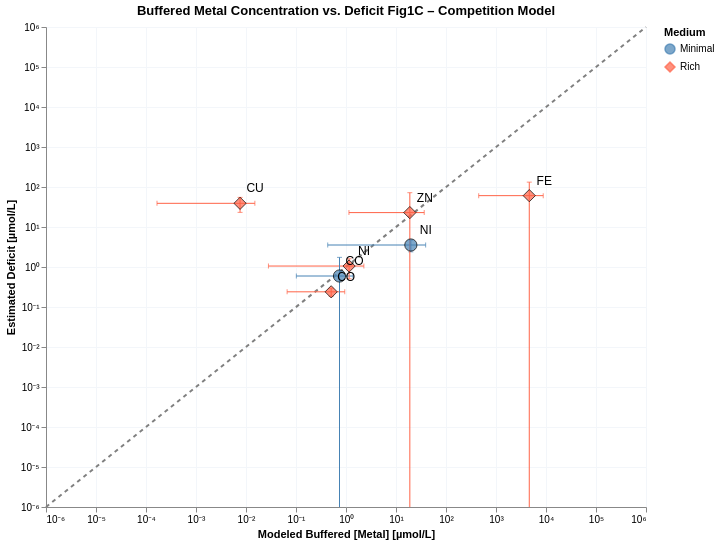

The notebook cell saved with this chart:
### Markdown cell above
### Plot 1 – Competition model: estimated buffered [Metal] vs. Estimated deficit

### Code cell
import polars as pl
import altair as alt

plot_df_comp = build_plot_df(
    est_competition_minimal_lb, est_competition_minimal_ub,
    est_competition_rich_lb,    est_competition_rich_ub,
    deficit_minimal, deficit_rich,
)

df = pl.from_pandas(plot_df_comp).with_columns([
    (pl.col("est_buf_center_M") * 1e6).alias("x_uM"),
    (pl.col("est_buf_lb_M")     * 1e6).alias("x_lb_uM"),
    (pl.col("est_buf_ub_M")     * 1e6).alias("x_ub_uM"),
    (pl.col("deficit_M")        * 1e6).alias("y_uM"),
    (pl.col("deficit_M_err")    * 1e6).alias("y_err_uM"),
])

DOMAIN_MIN = 1e-7   # just below your domain floor of 1e-6

# ── Log-axis label expression (10^n with Unicode superscripts) ────────────────
_log_label_unicode = (
    "datum.value > 0 ? '10' + "
    "replace(replace(replace(replace(replace(replace("
    "replace(replace(replace(replace(replace('' + "
    "round(log(datum.value)/LN10), '-','⁻'),'0','⁰'),'1','¹'),'2','²')"
    ",'3','³'),'4','⁴'),'5','⁵'),'6','⁶'),'7','⁷'),'8','⁸'),'9','⁹') : '0'"
)

df = df.with_columns([
    pl.max_horizontal(
        pl.col("y_uM") - pl.col("y_err_uM"),
        pl.lit(DOMAIN_MIN)
    ).alias("y_lo_uM"),
    (pl.col("y_uM") + pl.col("y_err_uM")).alias("y_hi_uM"),
])

base = alt.Chart(df).encode(
)
x_scale = alt.Scale(type="log", domain=[1e-6, 1e6])
y_scale = alt.Scale(type="log", domain=[1e-6, 1e6])

_ax_x = alt.Axis(labelExpr=_log_label_unicode, title="Modeled Buffered [Metal] [µmol/L]")
_ax_y = alt.Axis(labelExpr=_log_label_unicode, title="Estimated Deficit [µmol/L]")

ref_df = pl.DataFrame({"v": [1e-6, 1e6]})  # for reference line y=x

ref_line = alt.Chart(ref_df).mark_line(strokeDash=[4,4], color="gray").encode(
    x=alt.X("v:Q", scale=x_scale, axis=_ax_x),
    y=alt.Y("v:Q", scale=y_scale, axis=_ax_y),
)
x_bars = base.mark_errorbar(ticks=True).encode(
    x=alt.X("x_lb_uM:Q", scale=x_scale, title=""),
    x2="x_ub_uM:Q",
    y=alt.Y("y_uM:Q", scale=y_scale),
    color="Medium:N",
)
y_bars = base.mark_errorbar(ticks=True, clip=True).encode(
    x=alt.X("x_uM:Q"),
    y=alt.Y("y_lo_uM:Q",  scale=y_scale, title=""),   # explicit log scale + clamped lower
    y2=alt.Y2("y_hi_uM:Q"),
    color="Medium:N",
)
points = base.mark_point(filled=True, size=150, stroke='black', strokeWidth=1).encode(
    x=alt.X("x_uM:Q", scale=x_scale, axis=_ax_x),
    y=alt.Y("y_uM:Q", scale=y_scale, axis=_ax_y),
    color=alt.Color("Medium:N",
        scale=alt.Scale(domain=["Minimal","Rich"], range=["steelblue","tomato"])),
    shape=alt.Shape("Medium:N",
        scale=alt.Scale(domain=["Minimal","Rich"], range=["circle","diamond"])),
)
# 5. Text labels
labels = base.mark_text(dx=15, dy=-15, fontSize=12).encode(
    x=alt.X("x_uM:Q", scale=alt.Scale(type="log")),
    y=alt.Y("y_uM:Q", scale=alt.Scale(type="log")),
    text="Element:N",
)
chart = (ref_line + x_bars + y_bars + points + labels).properties(
    width=600, height=480,
    title="Buffered Metal Concentration vs. Deficit Fig1C – Competition Model"
).configure_axis(gridColor='#f3f6fa')
# chart.save('notebooks/cofactors/buffer_figures/buffered_metal_vs_deficit_competition.svg')
chart

### Figure 1 — Vega-Lite specification as saved in the notebook (floating-point values rounded to 4 significant figures)
{"config": {"view": {"continuousWidth": 300, "continuousHeight": 300}, "axis": {"gridColor": "#f3f6fa"}}, "layer": [{"data": {"name": "data-1c3ca3cce69c13645fce19fabe446275"}, "mark": {"type": "line", "color": "gray", "strokeDash": [4, 4]}, "encoding": {"x": {"axis": {"labelExpr": "datum.value > 0 ? '10' + replace(replace(replace(replace(replace(replace(replace(replace(replace(replace(replace('' + round(log(datum.value)/LN10), '-','⁻'),'0','⁰'),'1','¹'),'2','²'),'3','³'),'4','⁴'),'5','⁵'),'6','⁶'),'7','⁷'),'8','⁸'),'9','⁹') : '0'", "title": "Modeled Buffered [Metal] [µmol/L]"}, "field": "v", "scale": {"domain": [1e-06, 1000000.0], "type": "log"}, "type": "quantitative"}, "y": {"axis": {"labelExpr": "datum.value > 0 ? '10' + replace(replace(replace(replace(replace(replace(replace(replace(replace(replace(replace('' + round(log(datum.value)/LN10), '-','⁻'),'0','⁰'),'1','¹'),'2','²'),'3','³'),'4','⁴'),'5','⁵'),'6','⁶'),'7','⁷'),'8','⁸'),'9','⁹') : '0'", "title": "Estimated Deficit [µmol/L]"}, "field": "v", "scale": {"domain": [1e-06, 1000000.0], "type": "log"}, "type": "quantitative"}}}, {"data": {"name": "data-72159b8a6f465a3c0f7a186ec927fe9d"}, "mark": {"type": "errorbar", "ticks": true}, "encoding": {"color": {"field": "Medium", "type": "nominal"}, "x": {"field": "x_lb_uM", "scale": {"domain": [1e-06, 1000000.0], "type": "log"}, "title": "", "type": "quantitative"}, "x2": {"field": "x_ub_uM"}, "y": {"field": "y_uM", "scale": {"domain": [1e-06, 1000000.0], "type": "log"}, "type": "quantitative"}}}, {"data": {"name": "data-72159b8a6f465a3c0f7a186ec927fe9d"}, "mark": {"type": "errorbar", "clip": true, "ticks": true}, "encoding": {"color": {"field": "Medium", "type": "nominal"}, "x": {"field": "x_uM", "type": "quantitative"}, "y": {"field": "y_lo_uM", "scale": {"domain": [1e-06, 1000000.0], "type": "log"}, "title": "", "type": "quantitative"}, "y2": {"field": "y_hi_uM"}}}, {"data": {"name": "data-72159b8a6f465a3c0f7a186ec927fe9d"}, "mark": {"type": "point", "filled": true, "size": 150, "stroke": "black", "strokeWidth": 1}, "encoding": {"color": {"field": "Medium", "scale": {"domain": ["Minimal", "Rich"], "range": ["steelblue", "tomato"]}, "type": "nominal"}, "shape": {"field": "Medium", "scale": {"domain": ["Minimal", "Rich"], "range": ["circle", "diamond"]}, "type": "nominal"}, "x": {"axis": {"labelExpr": "datum.value > 0 ? '10' + replace(replace(replace(replace(replace(replace(replace(replace(replace(replace(replace('' + round(log(datum.value)/LN10), '-','⁻'),'0','⁰'),'1','¹'),'2','²'),'3','³'),'4','⁴'),'5','⁵'),'6','⁶'),'7','⁷'),'8','⁸'),'9','⁹') : '0'", "title": "Modeled Buffered [Metal] [µmol/L]"}, "field": "x_uM", "scale": {"domain": [1e-06, 1000000.0], "type": "log"}, "type": "quantitative"}, "y": {"axis": {"labelExpr": "datum.value > 0 ? '10' + replace(replace(replace(replace(replace(replace(replace(replace(replace(replace(replace('' + round(log(datum.value)/LN10), '-','⁻'),'0','⁰'),'1','¹'),'2','²'),'3','³'),'4','⁴'),'5','⁵'),'6','⁶'),'7','⁷'),'8','⁸'),'9','⁹') : '0'", "title": "Estimated Deficit [µmol/L]"}, "field": "y_uM", "scale": {"domain": [1e-06, 1000000.0], "type": "log"}, "type": "quantitative"}}}, {"data": {"name": "data-72159b8a6f465a3c0f7a186ec927fe9d"}, "mark": {"type": "text", "dx": 15, "dy": -15, "fontSize": 12}, "encoding": {"text": {"field": "Element", "type": "nominal"}, "x": {"field": "x_uM", "scale": {"type": "log"}, "type": "quantitative"}, "y": {"field": "y_uM", "scale": {"type": "log"}, "type": "quantitative"}}}], "height": 480, "title": "Buffered Metal Concentration vs. Deficit Fig1C – Competition Model", "width": 600, "$schema": "https://vega.github.io/schema/vega-lite/v5.20.1.json", "datasets": {"data-1c3ca3cce69c13645fce19fabe446275": [{"v": 1e-06}, {"v": 1000000.0}], "data-72159b8a6f465a3c0f7a186ec927fe9d": [{"Medium": "Minimal", "Element": "CO", "est_buf_lb_M": 1.016e-07, "est_buf_ub_M": 1.382e-06, "est_buf_center_M": 7.417e-07, "deficit_M": 5.957e-07, "deficit_M_err": 1.145e-06, "x_uM": 0.7417, "x_lb_uM": 0.1016, "x_ub_uM": 1.382, "y_uM": 0.5957, "y_err_uM": 1.145, "y_lo_uM": 1e-07, "y_hi_uM": 1.741}, {"Medium": "Minimal", "Element": "NI", "est_buf_lb_M": 4.311e-07, "est_buf_ub_M": 3.919e-05, "est_buf_center_M": 1.981e-05, "deficit_M": 3.546e-06, "deficit_M_err": 1.154e-06, "x_uM": 19.81, "x_lb_uM": 0.4311, "x_ub_uM": 39.19, "y_uM": 3.546, "y_err_uM": 1.154, "y_lo_uM": 2.392, "y_hi_uM": 4.7}, {"Medium": "Rich", "Element": "FE", "est_buf_lb_M": 0.0004508, "est_buf_ub_M": 0.008804, "est_buf_center_M": 0.004627, "deficit_M": 6.076e-05, "deficit_M_err": 7.159e-05, "x_uM": 4627.0, "x_lb_uM": 450.8, "x_ub_uM": 8804.0, "y_uM": 60.76, "y_err_uM": 71.59, "y_lo_uM": 1e-07, "y_hi_uM": 132.4}, {"Medium": "Rich", "Element": "CO", "est_buf_lb_M": 6.641e-08, "est_buf_ub_M": 9.439e-07, "est_buf_center_M": 5.052e-07, "deficit_M": 2.397e-07, "deficit_M_err": 5.403e-08, "x_uM": 0.5052, "x_lb_uM": 0.06641, "x_ub_uM": 0.9439, "y_uM": 0.2397, "y_err_uM": 0.05403, "y_lo_uM": 0.1856, "y_hi_uM": 0.2937}, {"Medium": "Rich", "Element": "NI", "est_buf_lb_M": 2.811e-08, "est_buf_ub_M": 2.277e-06, "est_buf_center_M": 1.152e-06, "deficit_M": 1.057e-06, "deficit_M_err": 5.487e-07, "x_uM": 1.152, "x_lb_uM": 0.02811, "x_ub_uM": 2.277, "y_uM": 1.057, "y_err_uM": 0.5487, "y_lo_uM": 0.5079, "y_hi_uM": 1.605}, {"Medium": "Rich", "Element": "CU", "est_buf_lb_M": 1.66e-10, "est_buf_ub_M": 1.504e-08, "est_buf_center_M": 7.605e-09, "deficit_M": 3.91e-05, "deficit_M_err": 1.588e-05, "x_uM": 0.007605, "x_lb_uM": 0.000166, "x_ub_uM": 0.01504, "y_uM": 39.1, "y_err_uM": 15.88, "y_lo_uM": 23.22, "y_hi_uM": 54.98}, {"Medium": "Rich", "Element": "ZN", "est_buf_lb_M": 1.145e-06, "est_buf_ub_M": 3.668e-05, "est_buf_center_M": 1.891e-05, "deficit_M": 2.29e-05, "deficit_M_err": 4.917e-05, "x_uM": 18.91, "x_lb_uM": 1.145, "x_ub_uM": 36.68, "y_uM": 22.9, "y_err_uM": 49.17, "y_lo_uM": 1e-07, "y_hi_uM": 72.08}]}}
